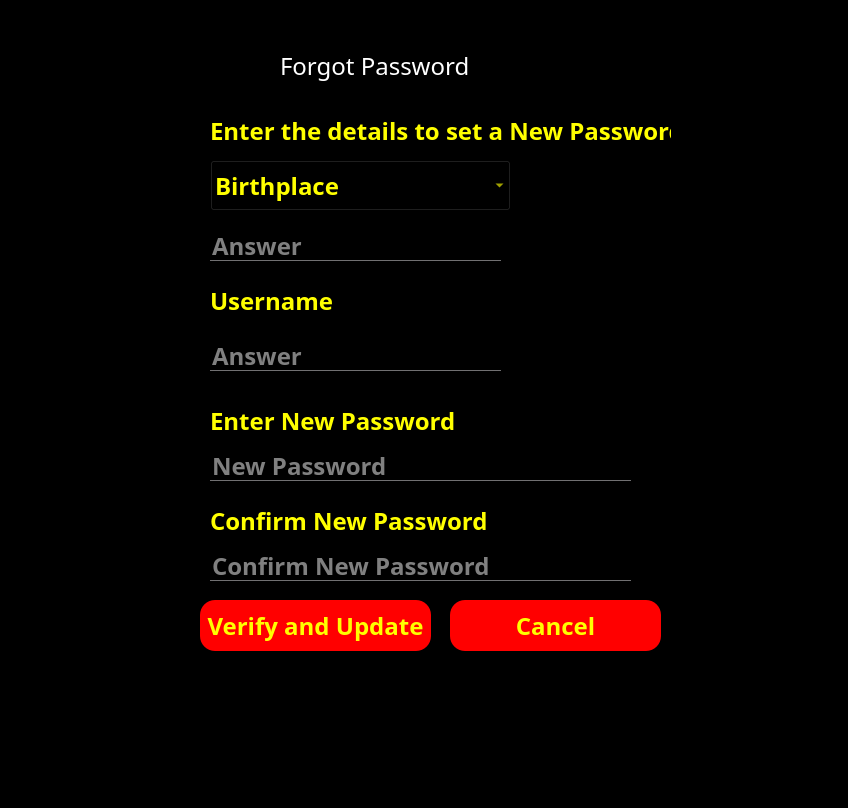
<?xml version="1.0" encoding="UTF-8"?>
<ui version="4.0">
 <class>Form</class>
 <widget class="QWidget" name="Form">
  <property name="geometry">
   <rect>
    <x>0</x>
    <y>0</y>
    <width>848</width>
    <height>808</height>
   </rect>
  </property>
  <property name="maximumSize">
   <size>
    <width>1021</width>
    <height>825</height>
   </size>
  </property>
  <property name="windowTitle">
   <string>Form</string>
  </property>
  <property name="styleSheet">
   <string notr="true">*{
background:rgba;
font-family:century gothic;
font-size:24px;
}
QFrame
{
background:rgba;
border-radius:15px
}
QPushButton
{
background:red;
border-radius:60px;
}
QToolButton
{
background:red;
border-radius:60px;
}
QLabel
{
color:white;
background:transparent;
}
QPushButton
{
color:white;
border-radius:15px;
}
QPushButton:hover
{
color:#333;
border-radius:15px;
background:#49ebff;
}
QLineEdit
{
background:transparent;
border:none;
color:#717072;
border-bottom:1px solid #717072
}
</string>
  </property>
  <widget class="QFrame" name="frame">
   <property name="geometry">
    <rect>
     <x>150</x>
     <y>20</y>
     <width>561</width>
     <height>761</height>
    </rect>
   </property>
   <property name="frameShape">
    <enum>QFrame::StyledPanel</enum>
   </property>
   <property name="frameShadow">
    <enum>QFrame::Raised</enum>
   </property>
   <widget class="QLabel" name="label">
    <property name="geometry">
     <rect>
      <x>130</x>
      <y>20</y>
      <width>321</width>
      <height>51</height>
     </rect>
    </property>
    <property name="styleSheet">
     <string notr="true">QLabel{
font-weight: bold;
font-size: 40px;
color:orange;
};</string>
    </property>
    <property name="text">
     <string>Forgot Password</string>
    </property>
   </widget>
   <widget class="QComboBox" name="ques1">
    <property name="geometry">
     <rect>
      <x>60</x>
      <y>140</y>
      <width>301</width>
      <height>51</height>
     </rect>
    </property>
    <property name="styleSheet">
     <string notr="true">color:yellow;
font-weight: bold;</string>
    </property>
    <item>
     <property name="text">
      <string>Birthplace</string>
     </property>
    </item>
    <item>
     <property name="text">
      <string>Best Friend Name</string>
     </property>
    </item>
    <item>
     <property name="text">
      <string>Father's Name</string>
     </property>
    </item>
   </widget>
   <widget class="QLineEdit" name="answer1">
    <property name="geometry">
     <rect>
      <x>60</x>
      <y>210</y>
      <width>291</width>
      <height>31</height>
     </rect>
    </property>
    <property name="styleSheet">
     <string notr="true">color:white;
font-weight:bold;</string>
    </property>
    <property name="placeholderText">
     <string>Answer</string>
    </property>
   </widget>
   <widget class="QLineEdit" name="answer2">
    <property name="geometry">
     <rect>
      <x>60</x>
      <y>320</y>
      <width>291</width>
      <height>31</height>
     </rect>
    </property>
    <property name="styleSheet">
     <string notr="true">color:white;
font-weight:bold;</string>
    </property>
    <property name="placeholderText">
     <string>Answer</string>
    </property>
   </widget>
   <widget class="QLabel" name="label_3">
    <property name="geometry">
     <rect>
      <x>60</x>
      <y>480</y>
      <width>301</width>
      <height>41</height>
     </rect>
    </property>
    <property name="styleSheet">
     <string notr="true">color:yellow;
font-weight: bold;</string>
    </property>
    <property name="text">
     <string>Confirm New Password</string>
    </property>
   </widget>
   <widget class="QLineEdit" name="password">
    <property name="geometry">
     <rect>
      <x>60</x>
      <y>430</y>
      <width>421</width>
      <height>31</height>
     </rect>
    </property>
    <property name="styleSheet">
     <string notr="true">color:white;
font-weight:bold;</string>
    </property>
    <property name="text">
     <string/>
    </property>
    <property name="echoMode">
     <enum>QLineEdit::Password</enum>
    </property>
    <property name="placeholderText">
     <string>New Password</string>
    </property>
   </widget>
   <widget class="QLabel" name="label_4">
    <property name="geometry">
     <rect>
      <x>60</x>
      <y>380</y>
      <width>281</width>
      <height>41</height>
     </rect>
    </property>
    <property name="styleSheet">
     <string notr="true">color:yellow;
font-weight: bold;</string>
    </property>
    <property name="text">
     <string>Enter New Password</string>
    </property>
   </widget>
   <widget class="QLineEdit" name="confirmpass">
    <property name="geometry">
     <rect>
      <x>60</x>
      <y>530</y>
      <width>421</width>
      <height>31</height>
     </rect>
    </property>
    <property name="styleSheet">
     <string notr="true">color:white;
font-weight:bold;</string>
    </property>
    <property name="text">
     <string/>
    </property>
    <property name="echoMode">
     <enum>QLineEdit::Password</enum>
    </property>
    <property name="placeholderText">
     <string>Confirm New Password</string>
    </property>
   </widget>
   <widget class="QPushButton" name="update">
    <property name="geometry">
     <rect>
      <x>50</x>
      <y>580</y>
      <width>231</width>
      <height>51</height>
     </rect>
    </property>
    <property name="styleSheet">
     <string notr="true">color:yellow;
font-weight: bold;</string>
    </property>
    <property name="text">
     <string>Verify and Update</string>
    </property>
   </widget>
   <widget class="QPushButton" name="cancel">
    <property name="geometry">
     <rect>
      <x>300</x>
      <y>580</y>
      <width>211</width>
      <height>51</height>
     </rect>
    </property>
    <property name="styleSheet">
     <string notr="true">color:yellow;
font-weight: bold;</string>
    </property>
    <property name="text">
     <string>Cancel</string>
    </property>
   </widget>
   <widget class="QPushButton" name="homebtn">
    <property name="geometry">
     <rect>
      <x>10</x>
      <y>30</y>
      <width>93</width>
      <height>28</height>
     </rect>
    </property>
    <property name="styleSheet">
     <string notr="true">QPushButton
{
font-size:14px;
color:white;
background:transparent;
}</string>
    </property>
    <property name="text">
     <string/>
    </property>
    <property name="icon">
     <iconset>
      <normaloff>icons/arrow-left.svg</normaloff>icons/arrow-left.svg</iconset>
    </property>
    <property name="iconSize">
     <size>
      <width>32</width>
      <height>32</height>
     </size>
    </property>
   </widget>
   <widget class="QPushButton" name="hideshowbtn">
    <property name="geometry">
     <rect>
      <x>470</x>
      <y>417</y>
      <width>93</width>
      <height>41</height>
     </rect>
    </property>
    <property name="styleSheet">
     <string notr="true">QPushButton
{
font-size:14px;
color:white;
background:transparent;
}</string>
    </property>
    <property name="text">
     <string/>
    </property>
    <property name="icon">
     <iconset resource="icons/icons.qrc">
      <normaloff>:/icons/eye-off.svg</normaloff>:/icons/eye-off.svg</iconset>
    </property>
    <property name="iconSize">
     <size>
      <width>32</width>
      <height>32</height>
     </size>
    </property>
   </widget>
   <widget class="QPushButton" name="hideshowbtn1">
    <property name="geometry">
     <rect>
      <x>470</x>
      <y>520</y>
      <width>93</width>
      <height>41</height>
     </rect>
    </property>
    <property name="styleSheet">
     <string notr="true">QPushButton
{
font-size:14px;
color:white;
background:transparent;
}</string>
    </property>
    <property name="text">
     <string/>
    </property>
    <property name="icon">
     <iconset resource="icons/icons.qrc">
      <normaloff>:/icons/eye-off.svg</normaloff>:/icons/eye-off.svg</iconset>
    </property>
    <property name="iconSize">
     <size>
      <width>32</width>
      <height>32</height>
     </size>
    </property>
   </widget>
   <widget class="QLabel" name="label_5">
    <property name="geometry">
     <rect>
      <x>60</x>
      <y>260</y>
      <width>281</width>
      <height>41</height>
     </rect>
    </property>
    <property name="styleSheet">
     <string notr="true">color:yellow;
font-weight: bold;</string>
    </property>
    <property name="text">
     <string>Username</string>
    </property>
   </widget>
   <widget class="QLabel" name="label_2">
    <property name="geometry">
     <rect>
      <x>60</x>
      <y>90</y>
      <width>461</width>
      <height>41</height>
     </rect>
    </property>
    <property name="font">
     <font>
      <family>century gothic</family>
      <pointsize>-1</pointsize>
      <weight>75</weight>
      <bold>true</bold>
     </font>
    </property>
    <property name="styleSheet">
     <string notr="true">color:yellow;
font-weight: bold;</string>
    </property>
    <property name="text">
     <string>Enter the details to set a New Password</string>
    </property>
   </widget>
  </widget>
 </widget>
 <resources>
  <include location="icons/icons.qrc"/>
 </resources>
 <connections/>
</ui>
